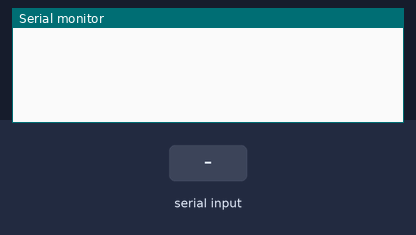
Simulated run of this sketch. Board: Arduino Uno, built with avr-gcc and run on an emulated ATmega328P. Shown: the last lines printed to the serial monitor. The inputs (shaded band) are chosen by the test bench.

Above: at 1.2 s.
1.3 s: "90,45\n" received over Serial
At 2.1 s:
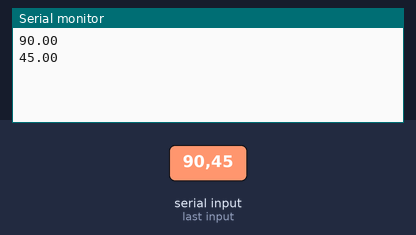
2.8 s: "30,150\n" received over Serial
At 5.1 s:
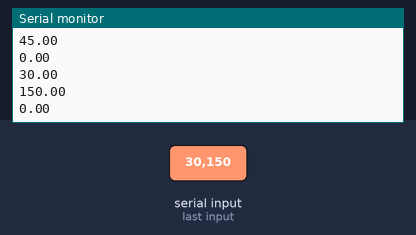
Timing chart, 0 to 6.6 s (numbered marks = the images above; inputs shaded):
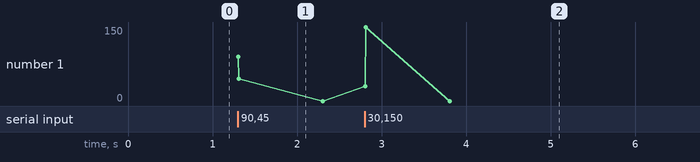

Measured:
- after the input at 1.3 s, the serial monitor: prints a new line at once (image 1)
- after the input at 2.8 s, the serial monitor: prints a new line at once (image 2)

The sketch:

arduinoTest.ino
```cpp
float temperate;

void setup()
{
  Serial.begin(9600);

}

void loop()
{
  if(Serial.available())
  {
    temperate = Serial.parseFloat();

    Serial.print(temperate);
    Serial.println();
  }
  /*
  char temp[100];
  if(Serial.available())
  {
    byte leng = Serial.readBytes(temp, 20);

    for(int i=0; i < leng; i++)
    {
      Serial.print(temp[i]);
    }
    Serial.println();
  }
  */
}
```
